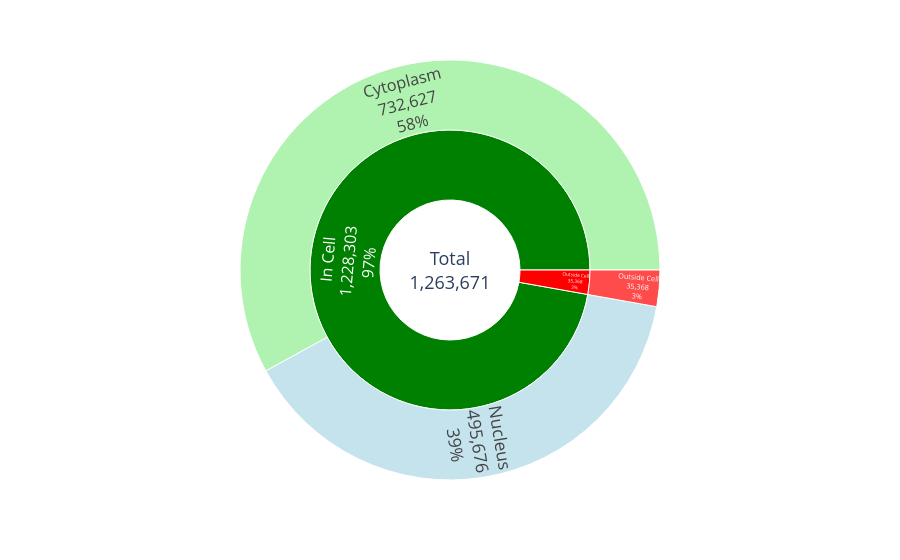

Here is the notebook cell this chart was saved with:
### Markdown cell above
(advanced-qc-advanced-qc-key-takeaway-1)=

## Level 1: Single-molecule

Note that, depending on the spatial technology, this layer represents different objects (e.g., individual molecules or spots), which can be broadly referred to as spatial observations.
As a first step, we will examine the transcript locations to identify potential artifacts.
Thus, let's generate an overview of the locations of our transcript in the data.

To assess whether transcripts are detected inside or outside cells, we will use the information stored in `sdata.points.['transcripts']`. 
Specifically, we will rely on the columns `cell_id` and `overlaps_nucleus`. 
For Xenium a value of `cell_id = -1` indicates that a transcript is not associated with any cell ([see the 10xBaysor tutorial](https://www.10xgenomics.com/analysis-guides/using-baysor-to-perform-xenium-cell-segmentation)). 
Other technologies might use a different indicator for these transcripts.

### Code cell
cell_id = list(sdata.points[KEY_TRANSCRIPTS]["cell_id"])
in_nucleus = list(sdata.points[KEY_TRANSCRIPTS]["overlaps_nucleus"])

location_list = np.array(["Outside Cell" if x == -1 else "In Cell" for x in cell_id])

for i in range(0, len(cell_id)):
    if location_list[i] == "In Cell" and in_nucleus[i] == 0:
        location_list[i] = "In Nucleus"

counter_in_cell = len([x for x in cell_id if x != -1])
counter_outside_cell = len([x for x in cell_id if x == -1])
counter_in_nucleus = len([x for x in in_nucleus if x == 0])

d = pd.DataFrame(
    {
        "total": ["Total"] * 3,
        "in_vs_out_cell": ["In Cell", "In Cell", "Outside Cell"],
        "in_nucleus": ["Nucleus", "Cytoplasm", "Outside Cell"],
        "counts": [counter_in_nucleus, counter_in_cell, counter_outside_cell],
    }
)

fig = px.sunburst(d, path=["total", "in_vs_out_cell", "in_nucleus"], values="counts")
fig.update_traces(textinfo="label+value+percent entry", textfont={"size": 18})
fig.update_traces(marker_colors=["lightblue", "lightgreen", "red", "green", "red"])
fig.show()

### Figure 1 — Plotly figure (JSON) as saved in the notebook; plotly's stock layout.template omitted (floating-point values rounded to 4 significant figures)
{"data": [{"branchvalues": "total", "domain": {"x": [0, 1], "y": [0, 1]}, "hovertemplate": "labels=%{label}<br>counts=%{value}<br>parent=%{parent}<br>id=%{id}<extra></extra>", "ids": ["Total/In Cell/Nucleus", "Total/In Cell/Cytoplasm", "Total/Outside Cell/Outside Cell", "Total/In Cell", "Total/Outside Cell", "Total"], "labels": ["Nucleus", "Cytoplasm", "Outside Cell", "In Cell", "Outside Cell", "Total"], "marker": {"colors": ["lightblue", "lightgreen", "red", "green", "red"]}, "name": "", "parents": ["Total/In Cell", "Total/In Cell", "Total/Outside Cell", "Total", "Total", ""], "textfont": {"size": 18}, "textinfo": "label+value+percent entry", "type": "sunburst", "values": [495700.0, 732600.0, 35370.0, 1228000.0, 35370.0, 1264000.0]}], "layout": {"legend": {"tracegroupgap": 0}, "margin": {"t": 60}}}
